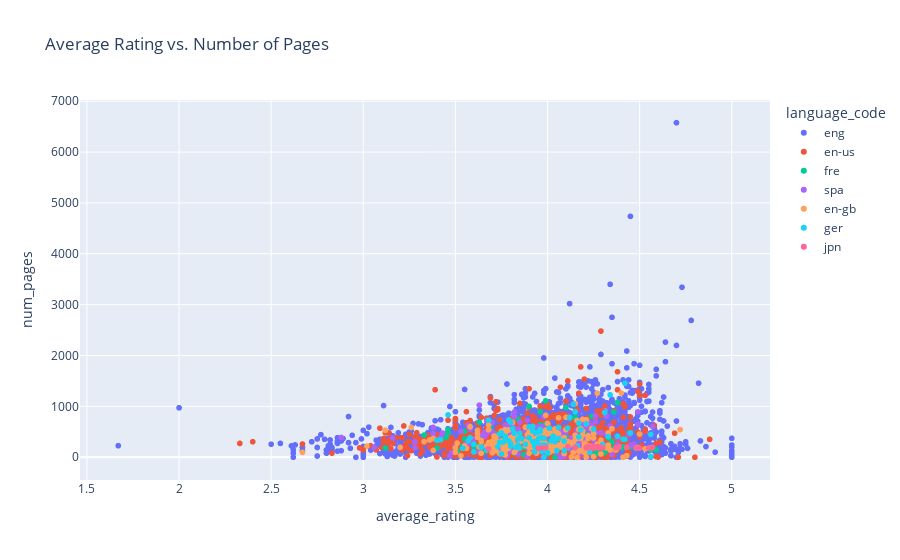

The cell this chart's notebook holds for it:
### Code cell
px.scatter(data_frame=books, x='average_rating', y='num_pages', color='language_code', title='Average Rating vs. Number of Pages')

### Figure 1 — Plotly figure (JSON) as saved in the notebook; plotly's stock layout.template omitted (floating-point values rounded to 4 significant figures; data arrays with more than 128 entries replaced by an {"elided": "..."} marker saying what was removed)
{"data": [{"hovertemplate": "language_code=eng<br>average_rating=%{x}<br>num_pages=%{y}<extra></extra>", "legendgroup": "eng", "marker": {"color": "#636efa", "symbol": "circle"}, "mode": "markers", "name": "eng", "showlegend": true, "type": "scattergl", "x": {"elided": "8754 float values"}, "xaxis": "x", "y": {"elided": "8754 int values"}, "yaxis": "y"}, {"hovertemplate": "language_code=en-us<br>average_rating=%{x}<br>num_pages=%{y}<extra></extra>", "legendgroup": "en-us", "marker": {"color": "#EF553B", "symbol": "circle"}, "mode": "markers", "name": "en-us", "showlegend": true, "type": "scattergl", "x": {"elided": "1399 float values"}, "xaxis": "x", "y": {"elided": "1399 int values"}, "yaxis": "y"}, {"hovertemplate": "language_code=fre<br>average_rating=%{x}<br>num_pages=%{y}<extra></extra>", "legendgroup": "fre", "marker": {"color": "#00cc96", "symbol": "circle"}, "mode": "markers", "name": "fre", "showlegend": true, "type": "scattergl", "x": {"elided": "133 float values"}, "xaxis": "x", "y": {"elided": "133 int values"}, "yaxis": "y"}, {"hovertemplate": "language_code=spa<br>average_rating=%{x}<br>num_pages=%{y}<extra></extra>", "legendgroup": "spa", "marker": {"color": "#ab63fa", "symbol": "circle"}, "mode": "markers", "name": "spa", "showlegend": true, "type": "scattergl", "x": {"elided": "209 float values"}, "xaxis": "x", "y": {"elided": "209 int values"}, "yaxis": "y"}, {"hovertemplate": "language_code=en-gb<br>average_rating=%{x}<br>num_pages=%{y}<extra></extra>", "legendgroup": "en-gb", "marker": {"color": "#FFA15A", "symbol": "circle"}, "mode": "markers", "name": "en-gb", "showlegend": true, "type": "scattergl", "x": {"elided": "211 float values"}, "xaxis": "x", "y": {"elided": "211 int values"}, "yaxis": "y"}, {"hovertemplate": "language_code=ger<br>average_rating=%{x}<br>num_pages=%{y}<extra></extra>", "legendgroup": "ger", "marker": {"color": "#19d3f3", "symbol": "circle"}, "mode": "markers", "name": "ger", "showlegend": true, "type": "scattergl", "x": [3.58, 4.02, 4.33, 4.42, 3.93, 3.97, 4.34, 3.96, 3.98, 3.68, 3.88, 3.99, 4.25, 3.98, 3.74, 3.85, 3.98, 4.03, 3.6, 3.74, 3.95, 3.8, 4.11, 4.17, 3.9, 4.21, 3.96, 3.83, 3.8, 3.8, 3.82, 3.54, 4.03, 3.79, 4.15, 4.41, 4.45, 4.38, 3.84, 4.12, 4.09, 4.14, 4.18, 4.23, 4.17, 3.81, 3.4, 3.75, 4.09, 3.86, 4, 4.3, 3.92, 3.75, 3.46, 3.97, 3.96, 3.79, 4.01, 4.06, 3.92, 3.6, 4.06, 4.11, 3.92, 3.96, 3.94, 3.85, 4.16, 3.57, 3.73, 3.67, 3.64, 4.05, 3.42, 3.76, 4.04, 4.42, 4.56, 4.56, 3.94, 3.93, 3.9, 3.77, 3.77, 4.31, 3.84], "xaxis": "x", "y": [384, 321, 407, 1456, 106, 119, 1227, 238, 240, 728, 254, 235, 556, 376, 459, 180, 0, 416, 104, 298, 358, 218, 573, 672, 597, 655, 383, 192, 270, 684, 472, 178, 352, 320, 894, 354, 478, 412, 360, 784, 127, 1040, 536, 95, 400, 560, 332, 477, 317, 368, 88, 250, 607, 64, 832, 380, 507, 734, 573, 586, 512, 255, 371, 187, 304, 544, 480, 470, 224, 320, 208, 142, 200, 132, 344, 298, 304, 351, 13, 448, 314, 217, 384, 349, 412, 880, 240], "yaxis": "y"}, {"hovertemplate": "language_code=jpn<br>average_rating=%{x}<br>num_pages=%{y}<extra></extra>", "legendgroup": "jpn", "marker": {"color": "#FF6692", "symbol": "circle"}, "mode": "markers", "name": "jpn", "showlegend": true, "type": "scattergl", "x": [4.43, 4.39, 4.43, 4.22, 4.48, 4.28, 4.3, 4.28, 4.29, 4.27, 4.11, 4.22, 4.26, 4.25, 4.26, 4.23, 4.15, 4.22, 4.27, 4.21, 4.24, 4.28, 4.26, 4.27, 4.26, 4.29, 4.29, 4.25, 4.28, 4.25, 4.25, 4.3, 4.28, 4.27, 4.28, 3.68, 3.95, 3.99, 3.97, 4.5, 4.55, 4.56, 4.56, 4.57, 4.37], "xaxis": "x", "y": [195, 204, 194, 189, 178, 186, 186, 190, 188, 187, 211, 198, 208, 211, 195, 189, 191, 211, 207, 189, 189, 184, 192, 192, 192, 192, 192, 192, 192, 192, 192, 192, 192, 192, 192, 165, 178, 190, 187, 180, 184, 188, 182, 192, 182], "yaxis": "y"}], "layout": {"legend": {"title": {"text": "language_code"}, "tracegroupgap": 0}, "title": {"text": "Average Rating vs. Number of Pages"}, "xaxis": {"anchor": "y", "domain": [0, 1], "title": {"text": "average_rating"}}, "yaxis": {"anchor": "x", "domain": [0, 1], "title": {"text": "num_pages"}}}}
